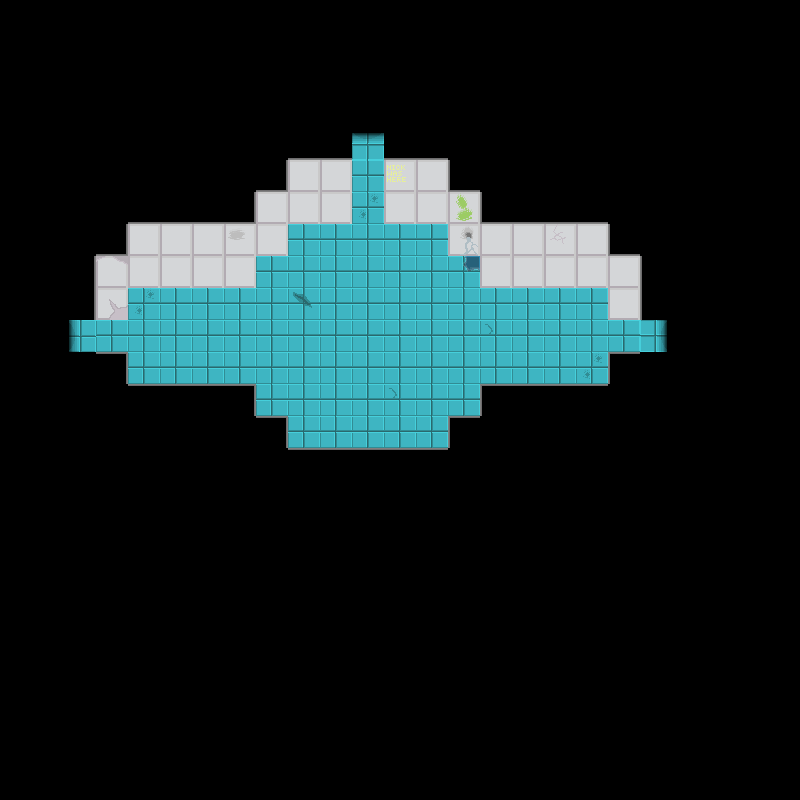

The image is a tile-based game level rendered from a .tmx file. Its description and source (layers, tilesets, objects; grid data summarised) follow:
An orthogonal 25x25 tile map with 32x32 px tiles, 5 tile layers (backgroundLayer, wallLayer, objectLayer, objectAboveLayer, ...), 2 tilesets and 3 objects.

<map version="1.2" tiledversion="1.2.3" orientation="orthogonal" renderorder="right-down" width="25" height="25" tilewidth="32" tileheight="32" infinite="0" nextlayerid="7" nextobjectid="5">
 <tileset firstgid="1" name="floor1tiles" tilewidth="32" tileheight="32" tilecount="81" columns="9">
  <image source="../../assets/Floor 1/Floors/f1spritesheet.png" width="288" height="288" />
  <tile id="21">
   <properties>
    <property name="door" value="down" />
   </properties>
  </tile>
  <tile id="22">
   <properties>
    <property name="door" value="left" />
   </properties>
  </tile>
  <tile id="23">
   <properties>
    <property name="door" value="right" />
   </properties>
  </tile>
  <tile id="24">
   <properties>
    <property name="door" value="up" />
   </properties>
  </tile>
 </tileset>
 <tileset firstgid="82" name="objects" tilewidth="32" tileheight="32" tilecount="20" columns="4">
  <image source="../../assets/Floor 1/Floors/objspritesheet.png" width="128" height="160" />
 </tileset>
 <layer id="1" name="backgroundLayer" width="25" height="25">
  <data>[625 cells, 625 non-empty, 8 distinct tile ids]</data>
 </layer>
 <layer id="2" name="wallLayer" width="25" height="25">
  <data>[625 cells, 97 non-empty, 17 distinct tile ids]</data>
 </layer>
 <layer id="3" name="objectLayer" width="25" height="25">
  <data>[625 cells, 0 non-empty, 0 distinct tile ids]</data>
 </layer>
 <layer id="4" name="objectAboveLayer" width="25" height="25">
  <data>[625 cells, 0 non-empty, 0 distinct tile ids]</data>
 </layer>
 <objectgroup id="6" name="doorLayer">
  <object id="1" gid="81" x="640" y="352" width="32" height="32">
   <properties>
    <property name="door" value="right" />
   </properties>
  </object>
  <object id="2" gid="81" x="64" y="352" width="32" height="32">
   <properties>
    <property name="door" value="left" />
   </properties>
  </object>
  <object id="4" gid="81" x="352" y="160" width="32" height="32">
   <properties>
    <property name="door" value="up" />
   </properties>
  </object>
 </objectgroup>
 <layer id="5" name="aboveLayer" width="25" height="25">
  <data>[625 cells, 0 non-empty, 0 distinct tile ids]</data>
 </layer>
</map>
